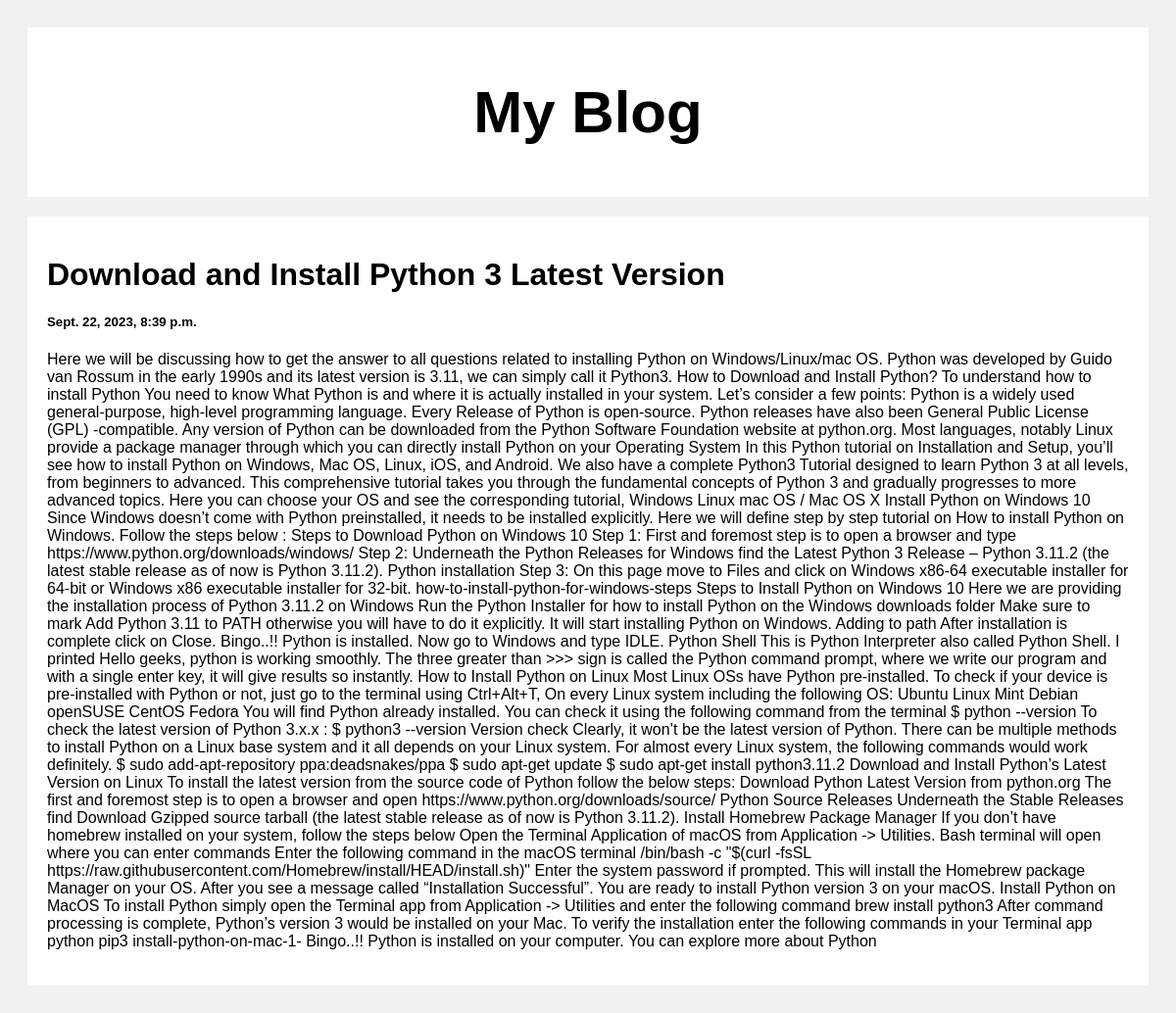
Screenshot of /post/2 with the database file from the repository.
### post/models.py (models this page shows)
class Post(models.Model):
    title = models.CharField(max_length=100)
    body = models.CharField(max_length=1000000)
    created_at = models.DateTimeField(default = datetime.now(), blank=True)

### post/views.py (the view)
# urls.py: path('', include('post.urls'))
def post(request, pk):
    posts = Post.objects.get(id = pk)
    return render(request, 'posts.html', {"posts" : posts})

### templates/posts.html (shortened to what this page needs)
{% load static %}
<!DOCTYPE html>
<html>
<head>
<link rel='stylesheet' href="{% static 'style.css' %}">
</head>
<body>
<div class="header">
  <h2>My Blog</h2>
</div>
<div class="row">
  <div class="leftcolumn">
    <div class="card">
        <h1>{{posts.title}}</h1>
        <h5>{{posts.created_at}}</h5>
        <p>{{posts.body}}</p>
    </div>
  </div>
</div>
</body>
</html>

### static/style.css (style rules this page uses)
* { box-sizing: border-box; }
body { font-family: Arial; padding: 20px; background: #f1f1f1; }
.header { padding: 2px; font-size: 40px; text-align: center; background: white; }
.leftcolumn { float: left; width: 100%; }
.card { background-color: white; padding: 20px; margin-top: 20px; }
.row:after { content: ""; display: table; clear: both; }

### rows the page displays
Post: title "Download and Install Python 3 Latest Version", created_at "Sept. 22, 2023, 8:39 p.m.", body "Here we will be discussing how to get the answer to all questions related to installing Python on Windows/Linux/mac OS. Python was developed by Guido van Rossum in the early 1990s and its latest version is 3.11, we can simply call it Python3. How to Download and Install Python? To understand how to install Python You need to know What Python is and where it is actually installed in your system. Let’s consider a few points: Python is a widely used general-purpose, high-level programming language. Every Release of Python is open-source. Python releases have also been General Public License (GPL) -compatible. Any version of Python can be downloaded from the Python Software Foundation website…"
